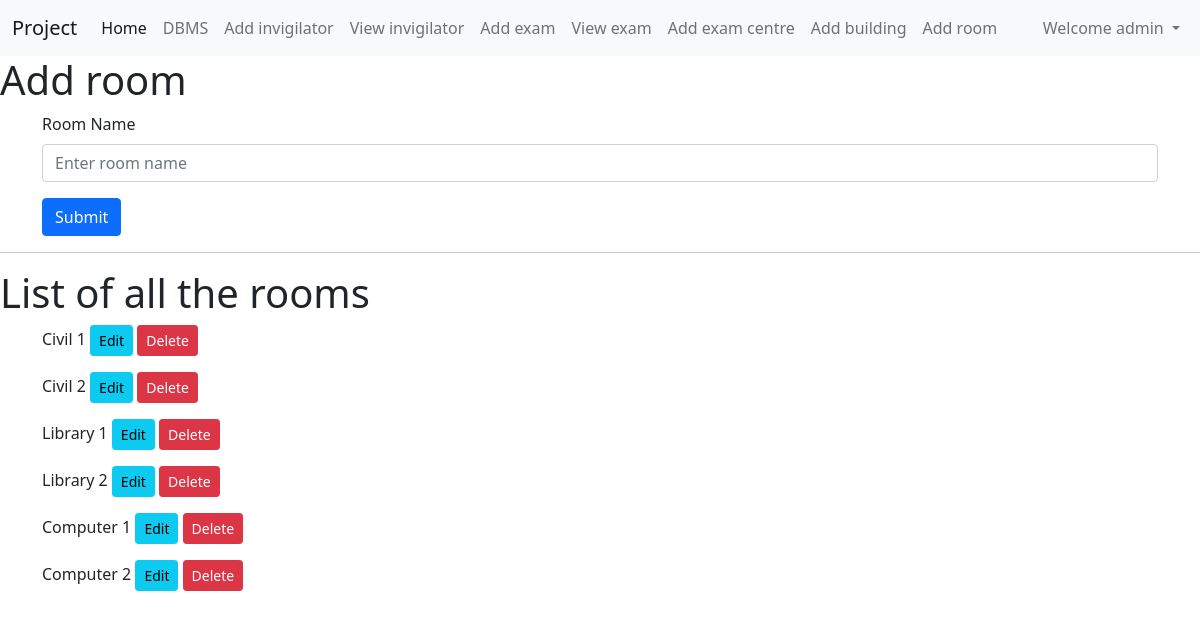
Before: /addroom (signed in) with the older database file.
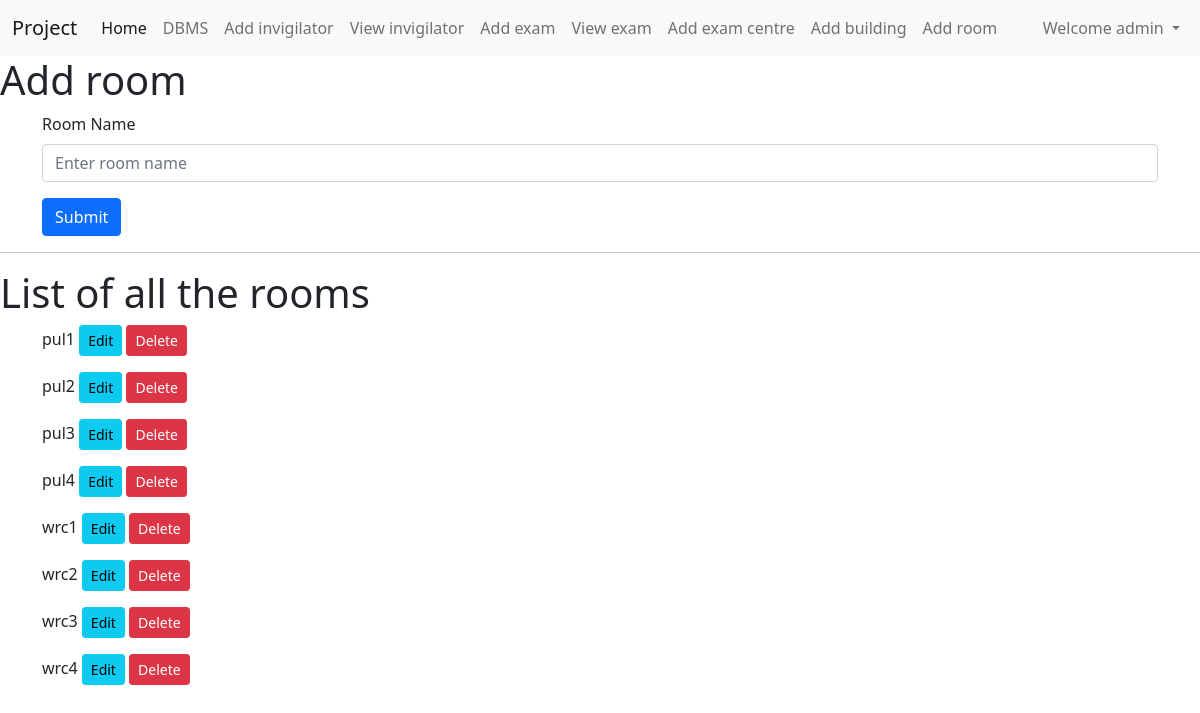
After: the same page with the newer database file.
### home/models.py (models this page shows, shortened)
class Addroom(models.Model):
    profile = models.ForeignKey(Profile,blank=True,null=True, on_delete=models.CASCADE)
    roomname=models.CharField(max_length=122)
    invigilatorsinroom=models.ManyToManyField(Newapp,blank=True)

### home/views.py (the view, shortened to what this page needs)
# urls.py: path("addroom",views.addroom,name='addroom'),
def addroom(request):
    allroom_data = Addroom.objects.all()
    data={
        'allroom_data':allroom_data,
    }
    return render(request, "addroom.html",data)

### templates/addroom.html (shortened to what this page needs)
{% extends 'base.html' %}
{% block addroomcontent %}
{% if addroom_data %}
<h1>Update room</h1>
<div class="container">
  <form method="post" action="{% url 'updateroomfunc' addroom_data.id %}">
    {% csrf_token %}
    <div class="mb-3">
      <label for="roomname" class="form-label">Room Name</label>
      <input value="{{addroom_data.roomname}}" type="text" required class="form-control" id="roomname" name="roomname" placeholder="Enter room name">
    </div>
    <button type="submit" class="btn btn-primary">Update</button>
  </form>
</div>
<div class="container">
    <h3>Selected invigilator</h3>
    <div>
      {% for t in teachers %}
      <p>
        {{t.newappname}}, {{t.newappemail}}, {{t.newappdepart}},{{t.newappphone}}
        <a href="{% url 'deleteinvigilatorfromroom' t.id addroom_data.id%}"><button
            class="btn btn-danger btn-sm">Delete</button></a>
      </p>
      {% endfor %}
    </div>
    <hr>
    <h3>Remaining invigilator</h3>
    <div>
      <form method="get">
        {{viewfilter.form}}
        <button class="btn btn-primary mx-1 my-1" type="submit">Search</button>
      </form>
      {% for r in removednewapp_data %}
      {% if user == r.profile.user %}
      <p>{{r.newappname}}, {{r.newappemail}}, {{r.newappdepart}},{{r.newappphone}}
      <a href="{% url 'addinvigilatorinroom' r.id addroom_data.id%}"><button class="btn btn-info btn-sm">Add</button></a>
      </p>
      {% endif %}
      {% endfor %}
    </div>
    <hr>
    <h3>All invigilator</h3>
    <div>
      {% for a in allnewapp_data %}
      {% if user == a.profile.user %}
      <p>{{a.newappname}}, {{a.newappemail}}, {{a.newappdepart}},{{a.newappphone}}</p>
      {% endif %}
      {% endfor %}
    </div>
    <hr>
</div>
{% else %}
<h1>Add room</h1>
<div class="container">
  <form method="post" action="/addroom">
    <div class="mb-3">
      <label for="roomname" class="form-label">Room Name</label>
      <input type="text" required class="form-control" id="roomname" name="roomname" placeholder="Enter room name">
    </div>
    <button type="submit" class="btn btn-primary">Submit</button>
  </form>
</div>
{% endif %}
<hr>
<h1>List of all the rooms</h1>
<div class="container">
    {% for ard in allroom_data %}
    {% if user == ard.profile.user  %}
    <p>{{ard.roomname}}  <a href="{% url 'updateroom' ard.id %}"><button class="btn btn-info btn-sm">Edit</button></a>
        <a href="{% url 'deleteroom' ard.id %}"><button class="btn btn-danger btn-sm">Delete</button></a>
    </p>
    {% endif %}
    {% endfor %}
</div>
{% endblock addroomcontent %}

Changed rows visible on the page:
removed Addroom: roomname "Civil 1"
removed Addroom: roomname "Civil 2"
removed Addroom: roomname "Library 1"
removed Addroom: roomname "Library 2"
removed Addroom: roomname "Computer 1"
removed Addroom: roomname "Computer 2"
added Addroom: roomname "pul1"
added Addroom: roomname "pul2"
added Addroom: roomname "pul3"
added Addroom: roomname "pul4"
added Addroom: roomname "wrc1"
added Addroom: roomname "wrc2"
added Addroom: roomname "wrc3"
added Addroom: roomname "wrc4"
